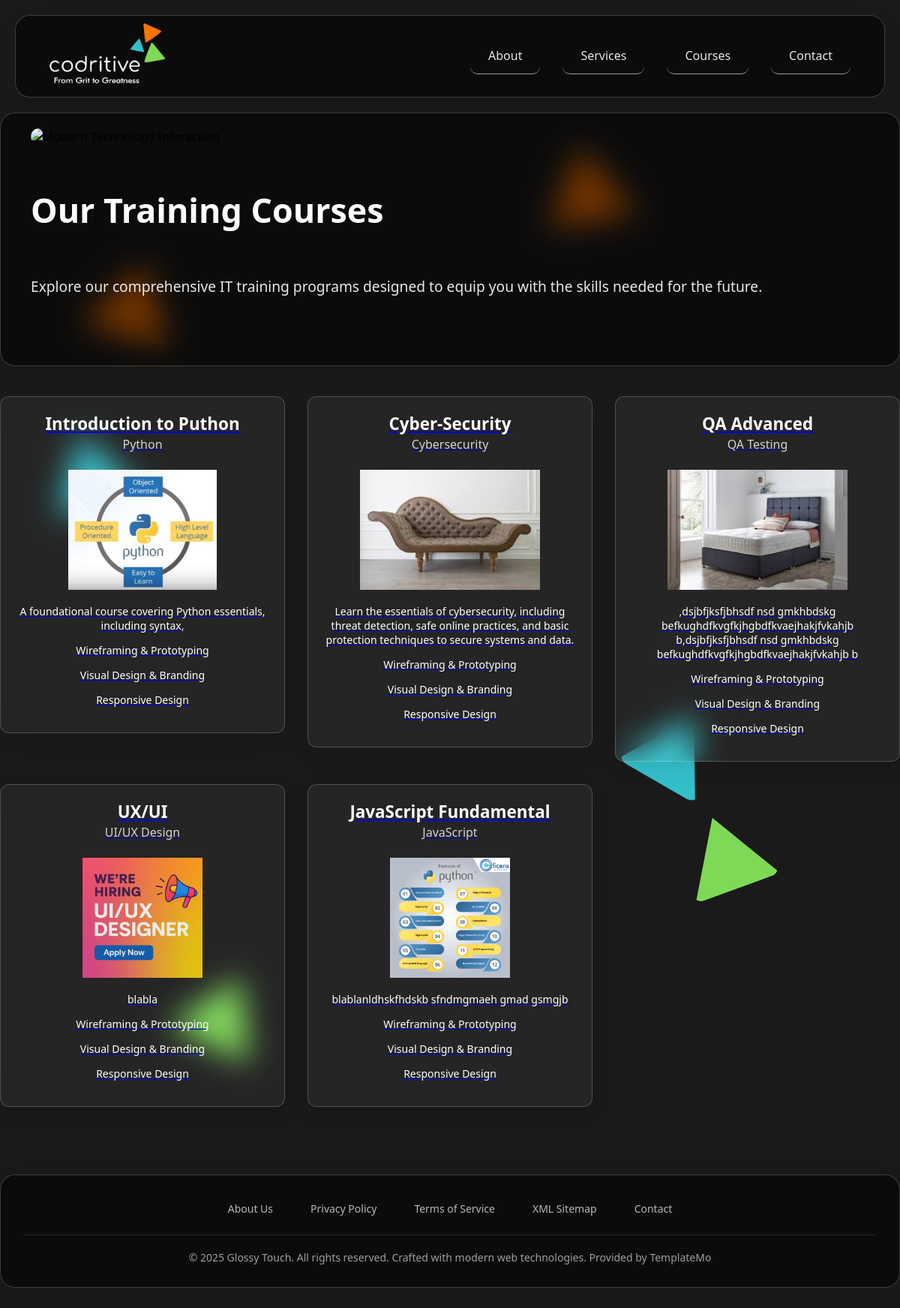
/training/, run on an earlier commit of the app's database.
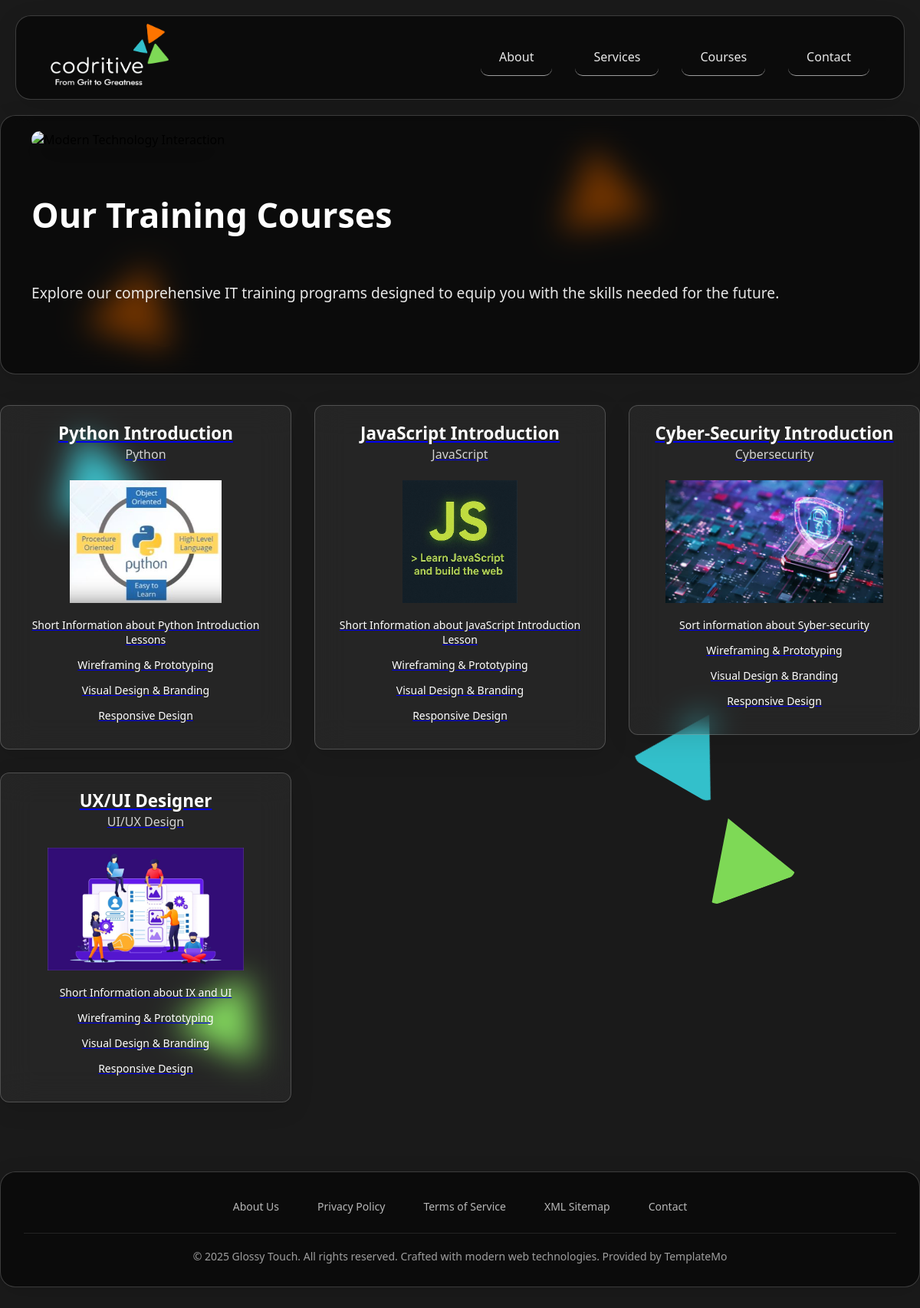
And on a later commit of the database.
### core/models.py (models this page shows, shortened)
class Logo(models.Model):
    image = models.ImageField(upload_to='logo_images/', blank=True, null=True)

### lessons/models.py (models this page shows, shortened)
class Course(models.Model):
    COURSE_CHLOICES = [
        ('Python', 'Python'),
        ('JavaScript', 'JavaScript'),
        ('UI/UX Design', 'UI/UX Design'),
        ('Cybersecurity', 'Cybersecurity'),
        ('QA Testing', 'QA Testing'),
        ('SMM', 'SMM'),
    ]
    title = models.CharField(max_length=200)
    category = models.CharField(max_length=50, choices=COURSE_CHLOICES)
    short_description = models.TextField()
    full_description = models.TextField()
    for_whom = models.TextField()
    why_this_course = models.TextField()
    lesson_duration_month= models.IntegerField()
    lesson_duration_minutes = models.IntegerField()
    weekly_lessons = models.IntegerField()
    tutor = models.ForeignKey(Our_Team, on_delete=models.SET_NULL, null=True, related_name='courses')
    curriculum = models.TextField()
    image = models.ImageField(upload_to='course_images/', blank=True, null=True)
    price = models.DecimalField(max_digits=10, decimal_places=2)
    class Meta:
        verbose_name_plural = "Courses"

### core/views.py (the view)
# urls.py: path('training/', views.training, name='training'),
def training(request):
    courses = Course.objects.all()
    return render(request, 'core/training.html', {
        'courses': courses
        })

### core/context_processors.py (called while the page is built)
def logo(request):
    return {'logo': Logo.objects.first()}

### core/templates/core/training.html (shortened to what this page needs)
{% extends "core/base.html" %}
{% load static %}
{% block content %}
<div class="training-page">
    <div class="container">
        <div class="content-wrapper">
            <section class="hero glass">
                <div class="hero-image">
                    <img src="{% static 'images/templatemo-futuristic-girl.jpg' %}" alt="Modern Technology Interaction" />
                </div>
                <h1>Our Training Courses</h1>
                <p>
                    Explore our comprehensive IT training programs designed to equip you
                    with the skills needed for the future.
                </p>
            </section>
            <section class="services-grid">
                {% for course in courses %}
                <a href="{% url 'lessons:course_detail' course.pk %}" class="service-card-link">
                    <div class="service-card glass">
                        <h3>{{ course.title }}</h3>
                        <p>{{ course.category }}</p>
                        {% if course.image %}
                        <div class="course-image-wrapper">
                            <img src="{{ course.image.url }}" alt="{{ course.title }}" class="course-image" style="height: 160px;">
                        </div>
                        {% endif %}
                        <ul>
                            <li>{{ course.short_description }}</li>
                            <li>Wireframing & Prototyping</li>
                            <li>Visual Design & Branding</li>
                            <li>Responsive Design</li>
                        </ul>
                    </div>
                </a>
                {% empty %}
                <p>No courses available at the moment. Please check back later.</p>
                {% endfor %}
            </section>
        </div>
    </div>
</div>
{% endblock %}

### core/templates/core/base.html (shortened to what this page needs)
{% load static %}
<!DOCTYPE html>
<html lang="en">
<head>
    <link rel="stylesheet" href="{% static 'css/templatemo-glossy-touch.css' %}">
</head>
<body>
    <div class="bg-shapes">
        <div class="shape"></div>
        <div class="shape"></div>
        <div class="shape"></div>
        <div class="shape"></div>
        <div class="shape"></div>
        <div class="shape"></div>
    </div>
    <header>
        <div class="container">
            <nav class="glass">
                <div class="logo">
                    {% if logo %}
                        <a href="{% url 'core:home' %}">
                            <img src="{{ logo.image.url }}" alt="Logo" style="height:80px">
                        </a>
                    {% else %}
                        <a href="{% url 'core:home' %}">Home</a>
                    {% endif %}
                </div>
                <div class="nav-links">
                    <a href="{% url 'core:about' %}">About</a>
                    <a href="{% url 'core:service' %}">Services</a>
                    <a href="{% url 'core:training' %}">Courses</a>
                    <a href="{% url 'core:contact_us' %}">Contact</a>
                </div>
            </nav>
        </div>
    </header>
    {% block content %}{% endblock %}
    <div id="footer">
        <div class="container">
            <footer class="glass">
                <div class="footer-content">
                    <div class="footer-links">
                        <a href="#">About Us</a>
                        <a href="#">Privacy Policy</a>
                        <a href="#">Terms of Service</a>
                        <a href="#">XML Sitemap</a>
                        <a href="#">Contact</a>
                    </div>
                    <div class="copyright">
                        &copy; 2025 Glossy Touch. All rights reserved. Crafted with modern web technologies.
                        Provided by <a rel="nofollow" href="https://templatemo.com" target="_blank">TemplateMo</a>
                    </div>
                </div>
            </footer>
        </div>
    </div>
</body>
</html>

What changed in the data, as far as the page shows it:
removed Course: title "UX/UI", category "UI/UX Design", image (picture), short_description "blabla"
removed Course: title "JavaScript Fundamental", category "JavaScript", image (picture), short_description "blablanldhskfhdskb sfndmgmaeh gmad gsmgjb"
changed Course "Python": title "Introduction to Puthon" → "Python Introduction"; short_description "A foundational course covering Python essentials, including syntax," → "Short Information about Python Introduction Lessons"
added Course: title "JavaScript Introduction", category "JavaScript", image (picture), short_description "Short Information about JavaScript Introduction Lesson"
changed Course "Cybersecurity": title "Cyber-Security" → "Cyber-Security Introduction"; image: a different picture; short_description "Learn the essentials of cybersecurity, including threat detection, safe online practices, and basic protection techniques to secure systems and data." → "Sort information about Syber-security"
changed Course: title "QA Advanced" → "UX/UI Designer"; category "QA Testing" → "UI/UX Design"; image: a different picture; short_description ",dsjbfjksfjbhsdf nsd gmkhbdskg befkughdfkvgfkjhgbdfkvaejhakjfvkahjb b,dsjbfjksfjbhsdf nsd gmkhbdskg befkughdfkvgfkjhgbdfkvaejhakjfvkahjb b" → "Short Information about IX and UI"
